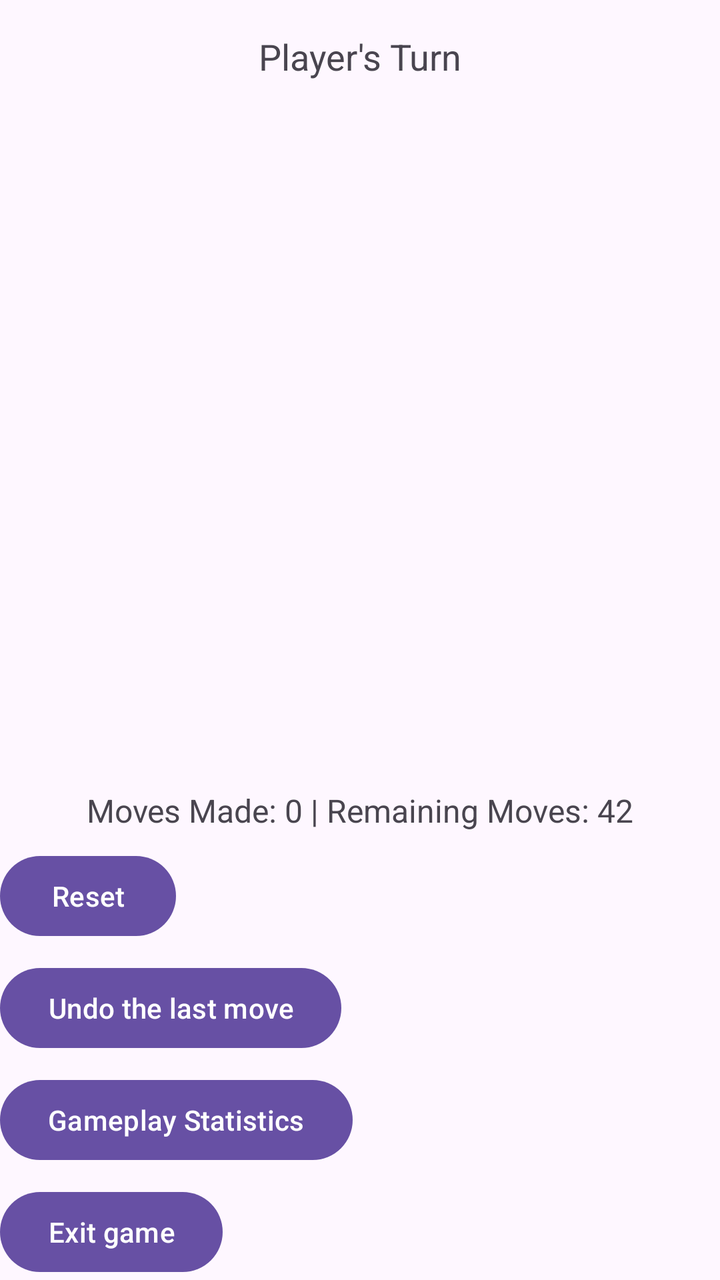
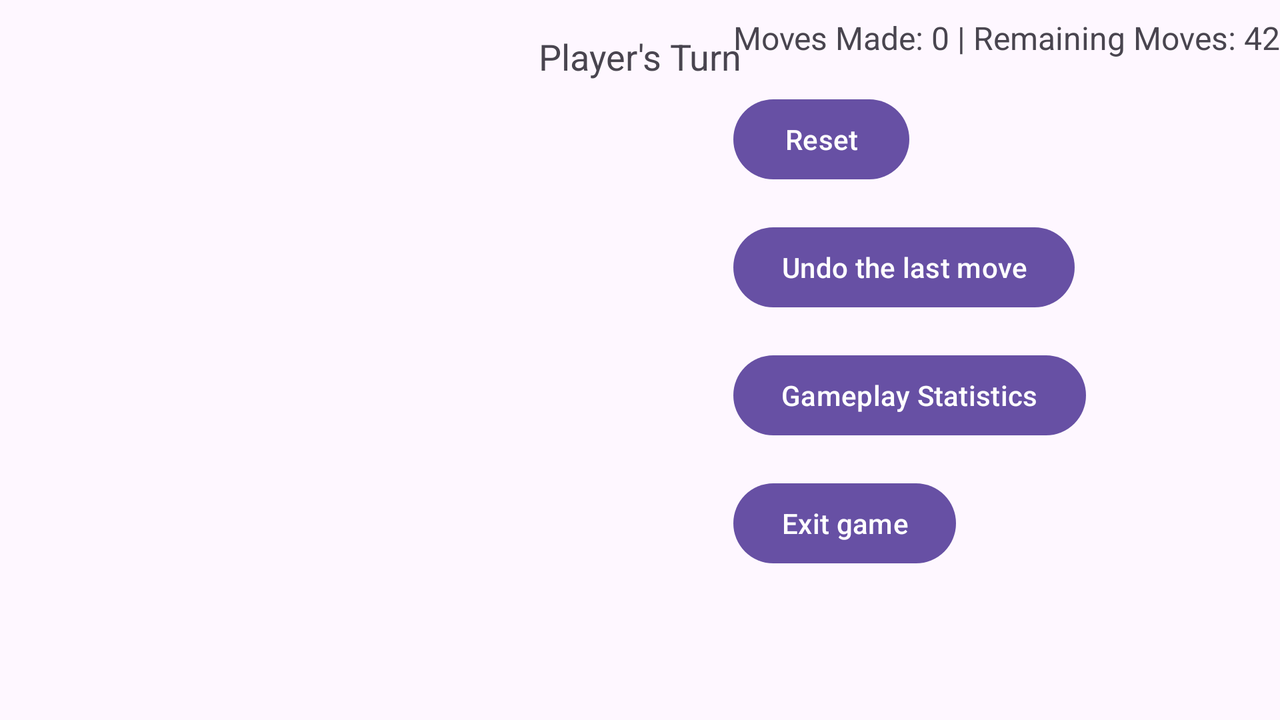

The same Android screen from two of the app's own layout files: first res/layout/ as a phone draws it, then the repository's variant for another configuration, drawn on a device whose configuration selects that folder. Both files follow.
<!-- AndroidManifest.xml: application theme Theme.Connect_Four -->
<!-- res/layout/activity_game.xml -->
<?xml version="1.0" encoding="utf-8"?>
<androidx.constraintlayout.widget.ConstraintLayout
    xmlns:android="http://schemas.android.com/apk/res/android"
    xmlns:app="http://schemas.android.com/apk/res-auto"
    android:layout_width="match_parent"
    android:layout_height="match_parent">

    
    <TextView
        android:id="@+id/player_turn_textview"
        android:layout_width="wrap_content"
        android:layout_height="wrap_content"
        android:layout_marginTop="16dp"
        android:text="Player's Turn"
        android:textSize="18sp"
        app:layout_constraintTop_toTopOf="parent"
        app:layout_constraintStart_toStartOf="parent"
        app:layout_constraintEnd_toEndOf="parent" />

    
    <GridLayout
        android:id="@+id/game_board"
        android:layout_width="0dp"
        android:layout_height="0dp"
        android:layout_margin="8dp"
        android:rowCount="6"
        android:columnCount="7"
        android:background="@color/transparent"
        app:layout_constraintTop_toBottomOf="@id/player_turn_textview"
        app:layout_constraintStart_toStartOf="parent"
        app:layout_constraintEnd_toEndOf="parent"
        app:layout_constraintBottom_toTopOf="@id/move_count_textview" />

    
    <TextView
        android:id="@+id/move_count_textview"
        android:layout_width="wrap_content"
        android:layout_height="wrap_content"
        android:layout_marginTop="8dp"
        android:text="Moves Made: 0 | Remaining Moves: 42"
        android:textSize="16sp"
        app:layout_constraintTop_toBottomOf="@id/game_board"
        app:layout_constraintStart_toStartOf="parent"
        app:layout_constraintEnd_toEndOf="parent"
        app:layout_constraintBottom_toTopOf="@id/button_container" />

    
    <LinearLayout
        android:id="@+id/button_container"
        android:layout_width="0dp"
        android:layout_height="wrap_content"
        android:orientation="vertical"
        app:layout_constraintStart_toStartOf="parent"
        app:layout_constraintEnd_toEndOf="parent"
        app:layout_constraintBottom_toBottomOf="parent"
        android:layout_marginTop="16dp">

        
        <Button
            android:id="@+id/reset_button"
            android:layout_width="wrap_content"
            android:layout_height="wrap_content"
            android:layout_marginTop="8dp"
            android:text="Reset" />

        
        <Button
            android:id="@+id/undo_button"
            android:layout_width="wrap_content"
            android:layout_height="wrap_content"
            android:layout_marginTop="8dp"
            android:text="Undo the last move" />

        
        <Button
            android:id="@+id/stats_button"
            android:layout_width="wrap_content"
            android:layout_height="wrap_content"
            android:layout_marginTop="8dp"
            android:text="Gameplay Statistics" />

        
        <Button
            android:id="@+id/pause_exit_button"
            android:layout_width="wrap_content"
            android:layout_height="wrap_content"
            android:layout_marginTop="8dp"
            android:text="Exit game" />
    </LinearLayout>

</androidx.constraintlayout.widget.ConstraintLayout>
<!-- resources referenced by this layout -->
<resources>
  <style name="Theme.Connect_Four" parent="Base.Theme.Connect_Four" />
  <style name="Base.Theme.Connect_Four" parent="Theme.Material3.DayNight.NoActionBar">
      </style>
</resources>
<!-- res/layout-land/activity_game.xml (the repository's variant of the layout above) -->
<!-- drawn on the phone turned sideways -->
<?xml version="1.0" encoding="utf-8"?>
<androidx.constraintlayout.widget.ConstraintLayout
    xmlns:android="http://schemas.android.com/apk/res/android"
    xmlns:app="http://schemas.android.com/apk/res-auto"
    android:layout_width="match_parent"
    android:layout_height="match_parent">

    
    <TextView
        android:id="@+id/player_turn_textview"
        android:layout_width="wrap_content"
        android:layout_height="wrap_content"
        android:layout_marginTop="16dp"
        android:text="Player's Turn"
        android:textSize="18sp"
        app:layout_constraintTop_toTopOf="parent"
        app:layout_constraintStart_toStartOf="parent"
        app:layout_constraintEnd_toEndOf="parent" />

    
    <GridLayout
        android:id="@+id/game_board"
        android:layout_width="0dp"
        android:layout_height="0dp"
        android:layout_margin="8dp"
        android:rowCount="6"
        android:columnCount="7"
        android:background="@color/transparent"
        app:layout_constraintTop_toBottomOf="@id/player_turn_textview"
        app:layout_constraintStart_toStartOf="parent"
        app:layout_constraintEnd_toStartOf="@id/button_container"
        app:layout_constraintBottom_toBottomOf="parent"
        app:layout_constraintHorizontal_bias="0.5" />

    
    <LinearLayout
        android:id="@+id/button_container"
        android:layout_width="wrap_content"
        android:layout_height="0dp"
        android:orientation="vertical"
        app:layout_constraintEnd_toEndOf="parent"
        app:layout_constraintTop_toTopOf="parent"
        app:layout_constraintBottom_toBottomOf="parent"
        android:layout_marginStart="16dp">

        
        <TextView
            android:id="@+id/move_count_textview"
            android:layout_width="wrap_content"
            android:layout_height="wrap_content"
            android:layout_marginTop="8dp"
            android:text="Moves Made: 0 | Remaining Moves: 42"
            android:textSize="16sp" />

        
        <Button
            android:id="@+id/reset_button"
            android:layout_width="wrap_content"
            android:layout_height="wrap_content"
            android:layout_marginTop="16dp"
            android:text="Reset" />

        
        <Button
            android:id="@+id/undo_button"
            android:layout_width="wrap_content"
            android:layout_height="wrap_content"
            android:layout_marginTop="16dp"
            android:text="Undo the last move" />

        
        <Button
            android:id="@+id/stats_button"
            android:layout_width="wrap_content"
            android:layout_height="wrap_content"
            android:layout_marginTop="16dp"
            android:text="Gameplay Statistics" />

        
        <Button
            android:id="@+id/pause_exit_button"
            android:layout_width="wrap_content"
            android:layout_height="wrap_content"
            android:layout_marginTop="16dp"
            android:text="Exit game" />
    </LinearLayout>
</androidx.constraintlayout.widget.ConstraintLayout>
